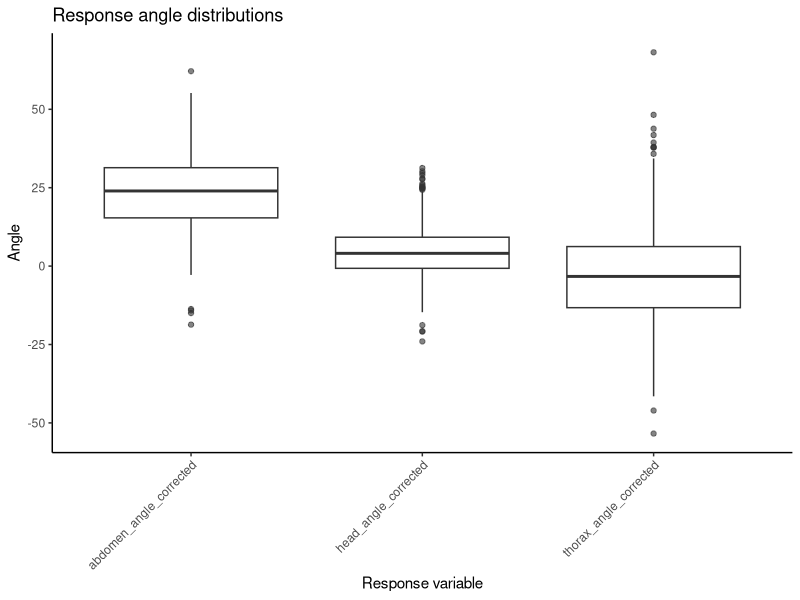
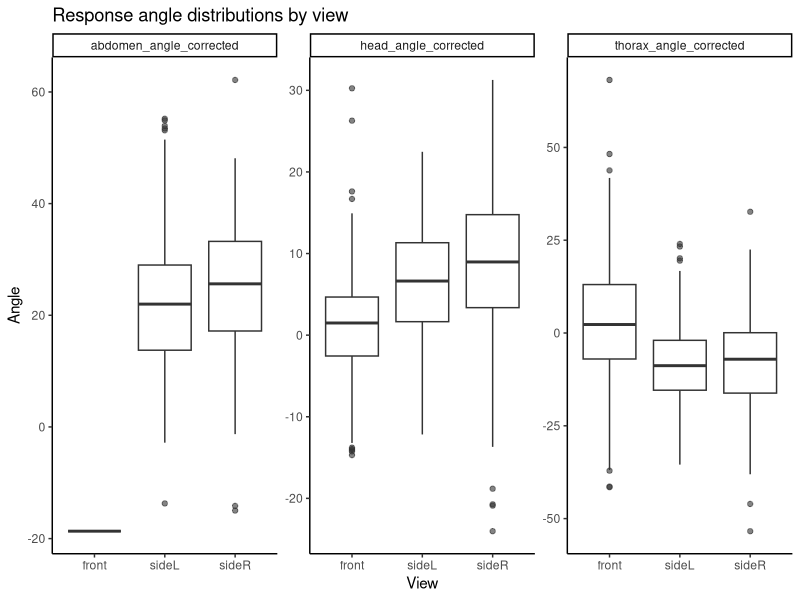
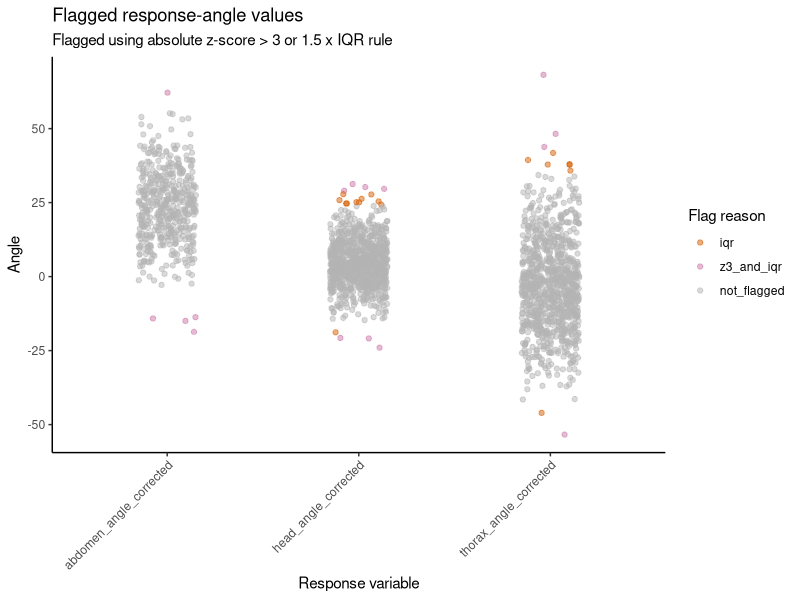
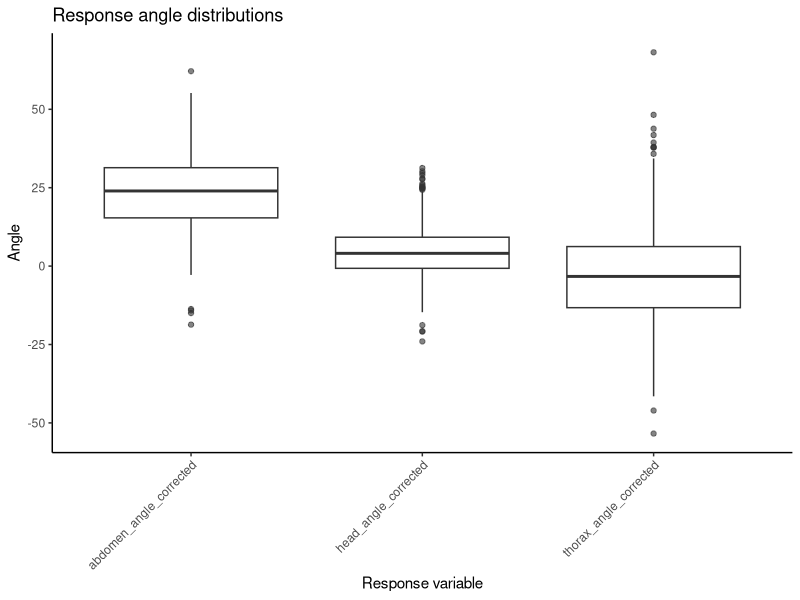
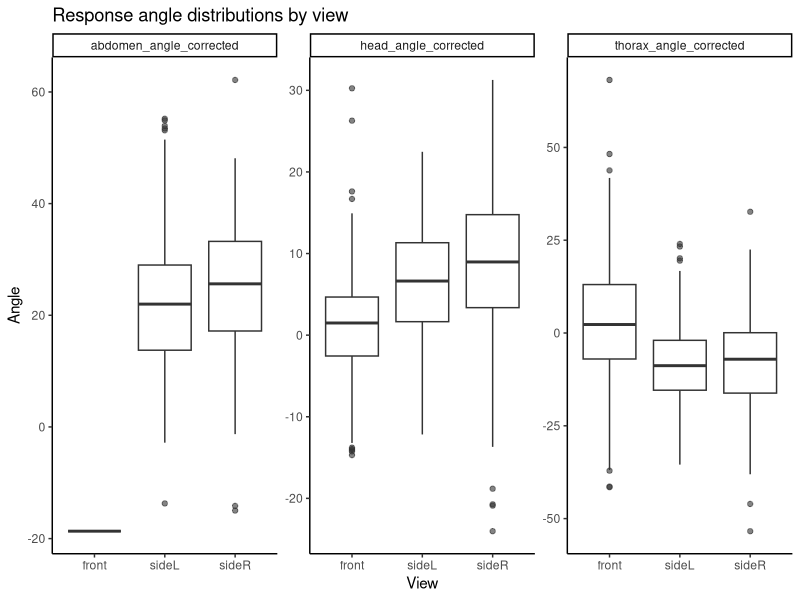
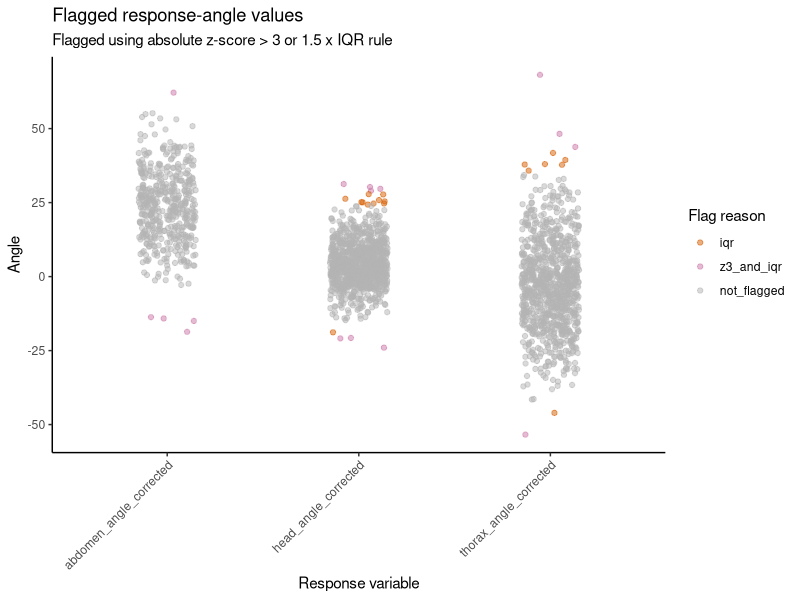

Here is the R script that generated these plots, in order: (Note: this script raises an error after producing the figures.)
### Head stabilisation in the diurnal dung beetle Kheper lamarcki
### Response outlier check for head stabilisation
### Bastien CLEMOT, Lund Vision Group, Biology Department, Lund University


# Packages and Data -------------------------------------------------------

# install.packages(c(
#   "tidyverse", "svglite"
# ))

library(tidyverse)
library(svglite)

# load processed data
df <- read.csv("data_stabilisation_processed.csv", fileEncoding = "UTF-8")


# 1 - Prepare response variables ------------------------------------------

# response variables to check
response_vars <- c(
  "head_angle_corrected",
  "thorax_angle_corrected",
  "abdomen_angle_corrected"
)

# keep only response variables present in the data
response_vars <- response_vars[response_vars %in% names(df)]

if (length(response_vars) == 0) {
  stop("No corrected response-angle columns found in the data.")
}

if (!("uid" %in% names(df))) {
  stop("Column uid is needed to save outlier flags back to the processed data.")
}

# comment column to print with flagged rows
comment_vars <- if ("comments" %in% names(df)) "comments" else character(0)

# long format
response_long <- df %>%
  mutate(
    view = recode(view, "left" = "sideL", "right" = "sideR"),
    view = factor(view, levels = c("front", "sideL", "sideR")),
    view_group = case_when(
      view == "front" ~ "front",
      view %in% c("sideL", "sideR") ~ "side",
      TRUE ~ NA_character_
    ),
    view_group = factor(view_group, levels = c("front", "side"))
  ) %>%
  select(
    any_of(c(
      "uid",
      "beetle_id",
      "condition",
      "antennae",
      "view",
      "view_group",
      "axis_entry",
      comment_vars,
      response_vars
    ))
  ) %>%
  pivot_longer(
    cols = all_of(response_vars),
    names_to = "response",
    values_to = "angle"
  ) %>%
  filter(!is.na(angle))


# 2 - Flag response outliers ----------------------------------------------

# values are flagged within each response variable
response_outliers <- response_long %>%
  group_by(response) %>%
  mutate(
    angle_mean = mean(angle, na.rm = TRUE),
    angle_sd = sd(angle, na.rm = TRUE),
    angle_z = (angle - angle_mean) / angle_sd,
    q1 = quantile(angle, 0.25, na.rm = TRUE),
    q3 = quantile(angle, 0.75, na.rm = TRUE),
    iqr = q3 - q1,
    lower_iqr = q1 - 1.5 * iqr,
    upper_iqr = q3 + 1.5 * iqr,
    flagged_z3 = abs(angle_z) > 3,
    flagged_iqr = angle < lower_iqr | angle > upper_iqr,
    flagged = flagged_z3 | flagged_iqr,
    flag_reason = case_when(
      flagged_z3 & flagged_iqr ~ "z3_and_iqr",
      flagged_z3 ~ "z3",
      flagged_iqr ~ "iqr",
      TRUE ~ "not_flagged"
    )
  ) %>%
  ungroup()

# summary printed to console
outlier_summary <- response_outliers %>%
  group_by(response) %>%
  summarise(
    n = n(),
    mean_angle = round(mean(angle, na.rm = TRUE), 2),
    sd_angle = round(sd(angle, na.rm = TRUE), 2),
    min_angle = round(min(angle, na.rm = TRUE), 2),
    max_angle = round(max(angle, na.rm = TRUE), 2),
    n_flagged_z3 = sum(flagged_z3, na.rm = TRUE),
    n_flagged_iqr = sum(flagged_iqr, na.rm = TRUE),
    n_flagged = sum(flagged, na.rm = TRUE),
    .groups = "drop"
  )

print(outlier_summary)

# flagged rows printed to console for manual inspection
flagged_outliers <- response_outliers %>%
  filter(flagged) %>%
  select(
    any_of(c(
      "uid",
      "beetle_id",
      "condition",
      "antennae",
      "view",
      "view_group",
      "axis_entry",
      comment_vars
    )),
    response,
    angle,
    angle_z,
    flag_reason,
    flagged_z3,
    flagged_iqr
  ) %>%
  arrange(response, desc(abs(angle_z)))

print(flagged_outliers, n = Inf, width = Inf)


# 3 - Exploratory plots ----------------------------------------------------

# create figure folder if needed
dir.create("raw_figures", showWarnings = FALSE)

# response boxplots
p_response_boxplot <- ggplot(
  response_long,
  aes(
    x = response,
    y = angle
  )
) +
  geom_boxplot(outlier.alpha = 0.6) +
  labs(
    title = "Response angle distributions",
    x = "Response variable",
    y = "Angle"
  ) +
  theme_classic() +
  theme(
    axis.text.x = element_text(angle = 45, hjust = 1)
  )

ggsave(
  filename = "raw_figures/sup-outlier-response-boxplots.svg",
  plot = p_response_boxplot,
  width = 9,
  height = 5,
  device = svglite,
  bg = "white"
)

# response boxplots by view
p_response_by_view <- ggplot(
  response_long,
  aes(
    x = view,
    y = angle
  )
) +
  geom_boxplot(outlier.alpha = 0.6) +
  facet_wrap(~ response, scales = "free_y") +
  labs(
    title = "Response angle distributions by view",
    x = "View",
    y = "Angle"
  ) +
  theme_classic()

ggsave(
  filename = "raw_figures/super-outlier-view.svg",
  plot = p_response_by_view,
  width = 10,
  height = 7,
  device = svglite,
  bg = "white"
)

# flagged values highlighted
p_response_flagged <- ggplot(
  response_outliers,
  aes(
    x = response,
    y = angle,
    colour = flag_reason
  )
) +
  geom_jitter(width = 0.15, alpha = 0.5) +
  scale_colour_manual(
    values = c(
      "not_flagged" = "grey70",
      "z3" = "#0072B2",
      "iqr" = "#D55E00",
      "z3_and_iqr" = "#CC79A7"
    ),
    breaks = c("z3", "iqr", "z3_and_iqr", "not_flagged")
  ) +
  labs(
    title = "Flagged response-angle values",
    subtitle = "Flagged using absolute z-score > 3 or 1.5 x IQR rule",
    x = "Response variable",
    y = "Angle",
    colour = "Flag reason"
  ) +
  theme_classic() +
  theme(
    axis.text.x = element_text(angle = 45, hjust = 1)
  )

ggsave(
  filename = "raw_figures/sup-outlier-flagged.svg",
  plot = p_response_flagged,
  width = 9,
  height = 5,
  device = svglite,
  bg = "white"
)

print(p_response_boxplot)
print(p_response_by_view)
print(p_response_flagged)

# 4 - Save outlier flags ---------------------------------------------------

# response-specific outlier flags for later use
outlier_flags <- response_outliers %>%
  mutate(
    response_short = recode(
      response,
      "head_angle_corrected" = "head",
      "thorax_angle_corrected" = "thorax",
      "abdomen_angle_corrected" = "abdomen"
    )
  ) %>%
  select(
    uid,
    response_short,
    flagged_z3,
    flagged_iqr
  ) %>%
  pivot_wider(
    names_from = response_short,
    values_from = c(flagged_z3, flagged_iqr),
    names_glue = "outlier_{str_remove(.value, 'flagged_')}_{response_short}",
    values_fill = FALSE
  )

# remove old outlier flags if the script is run more than once
old_outlier_flags <- names(df) %>%
  str_subset("^outlier_(z3|iqr|flagged_z3|flagged_iqr|any)")

df <- df %>%
  select(-any_of(old_outlier_flags)) %>%
  left_join(outlier_flags, by = "uid") %>%
  mutate(
    across(starts_with("outlier_"), ~ replace_na(.x, FALSE))
  )

# overwrite processed data with added outlier flags
write.csv(
  df,
  "data_stabilisation_processed.csv",
  row.names = FALSE,
  fileEncoding = "UTF-8"
)
